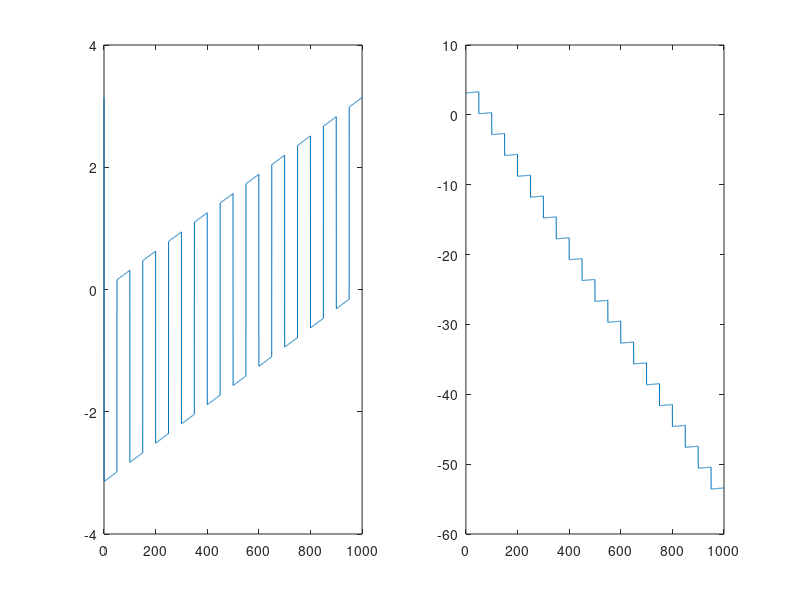

Write the MATLAB code that produced this figure.
% Spettro di ampiezza e fase di un'onda triangolare.
%
% M. Scarpiniti (Dip. DIET - Sapienza Università di Roma)

Fs = 1000;
t = 0:1/Fs:4;
x = sawtooth(2*pi*50*t, 0.5);
X = fft(x);
M = abs(X);
F = angle(X);
F2 = unwrap(F);

L = length(X);
f = (0:L-1)*(Fs/L);
plot(f,M)
subplot(1,2,1);
plot(f,F)
subplot(1,2,2);
plot(f,F2)